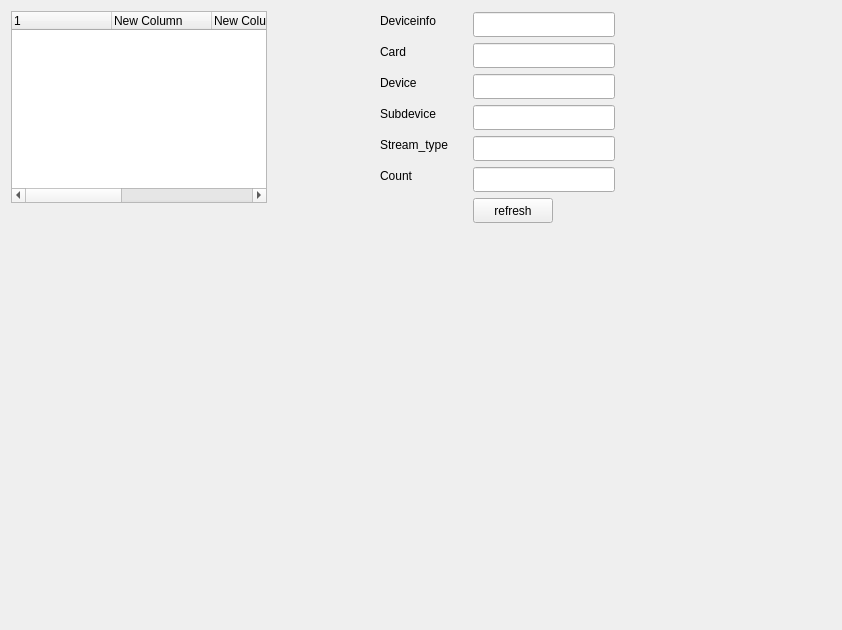
<?xml version="1.0" encoding="UTF-8"?>
<ui version="4.0">
 <class>PhoneInfoWidget</class>
 <widget class="QWidget" name="PhoneInfoWidget">
  <property name="geometry">
   <rect>
    <x>0</x>
    <y>0</y>
    <width>842</width>
    <height>630</height>
   </rect>
  </property>
  <property name="windowTitle">
   <string notr="true">Form</string>
  </property>
  <widget class="QTreeWidget" name="treeWidget">
   <property name="geometry">
    <rect>
     <x>11</x>
     <y>11</y>
     <width>256</width>
     <height>192</height>
    </rect>
   </property>
   <column>
    <property name="text">
     <string>1</string>
    </property>
   </column>
   <column>
    <property name="text">
     <string>New Column</string>
    </property>
   </column>
   <column>
    <property name="text">
     <string>New Column</string>
    </property>
   </column>
   <column>
    <property name="text">
     <string>New Column</string>
    </property>
   </column>
   <column>
    <property name="text">
     <string>New Column</string>
    </property>
   </column>
   <column>
    <property name="text">
     <string>New Column</string>
    </property>
   </column>
  </widget>
  <widget class="QLineEdit" name="lineEditCard">
   <property name="geometry">
    <rect>
     <x>473</x>
     <y>43</y>
     <width>142</width>
     <height>25</height>
    </rect>
   </property>
   <property name="text">
    <string notr="true"/>
   </property>
   <property name="readOnly">
    <bool>true</bool>
   </property>
  </widget>
  <widget class="QPushButton" name="pushButton">
   <property name="geometry">
    <rect>
     <x>473</x>
     <y>198</y>
     <width>80</width>
     <height>25</height>
    </rect>
   </property>
   <property name="text">
    <string>refresh</string>
   </property>
   <property name="icon">
    <iconset resource="../zasoby.qrc">
     <normaloff>:/icons/refresh.png</normaloff>:/icons/refresh.png</iconset>
   </property>
  </widget>
  <widget class="QLineEdit" name="lineEditDevice">
   <property name="geometry">
    <rect>
     <x>473</x>
     <y>74</y>
     <width>142</width>
     <height>25</height>
    </rect>
   </property>
   <property name="text">
    <string notr="true"/>
   </property>
   <property name="readOnly">
    <bool>true</bool>
   </property>
  </widget>
  <widget class="QLabel" name="labelSubdevice">
   <property name="geometry">
    <rect>
     <x>380</x>
     <y>105</y>
     <width>70</width>
     <height>17</height>
    </rect>
   </property>
   <property name="text">
    <string>Subdevice</string>
   </property>
  </widget>
  <widget class="QLabel" name="labelDevice">
   <property name="geometry">
    <rect>
     <x>380</x>
     <y>74</y>
     <width>46</width>
     <height>17</height>
    </rect>
   </property>
   <property name="text">
    <string>Device</string>
   </property>
  </widget>
  <widget class="QLabel" name="labelDeviceinfo">
   <property name="geometry">
    <rect>
     <x>380</x>
     <y>12</y>
     <width>73</width>
     <height>17</height>
    </rect>
   </property>
   <property name="text">
    <string>Deviceinfo</string>
   </property>
  </widget>
  <widget class="QLineEdit" name="lineEditSubdevice">
   <property name="geometry">
    <rect>
     <x>473</x>
     <y>105</y>
     <width>142</width>
     <height>25</height>
    </rect>
   </property>
   <property name="text">
    <string notr="true"/>
   </property>
   <property name="readOnly">
    <bool>true</bool>
   </property>
  </widget>
  <widget class="QLineEdit" name="lineEditStream_type">
   <property name="geometry">
    <rect>
     <x>473</x>
     <y>136</y>
     <width>142</width>
     <height>25</height>
    </rect>
   </property>
   <property name="text">
    <string notr="true"/>
   </property>
   <property name="readOnly">
    <bool>true</bool>
   </property>
  </widget>
  <widget class="QLineEdit" name="lineEditDeviceinfo">
   <property name="geometry">
    <rect>
     <x>473</x>
     <y>12</y>
     <width>142</width>
     <height>25</height>
    </rect>
   </property>
   <property name="text">
    <string notr="true"/>
   </property>
   <property name="readOnly">
    <bool>true</bool>
   </property>
  </widget>
  <widget class="QLabel" name="labelCard">
   <property name="geometry">
    <rect>
     <x>380</x>
     <y>43</y>
     <width>32</width>
     <height>17</height>
    </rect>
   </property>
   <property name="text">
    <string>Card</string>
   </property>
  </widget>
  <widget class="QLabel" name="labelCount">
   <property name="geometry">
    <rect>
     <x>380</x>
     <y>167</y>
     <width>42</width>
     <height>17</height>
    </rect>
   </property>
   <property name="sizePolicy">
    <sizepolicy hsizetype="Preferred" vsizetype="Preferred">
     <horstretch>0</horstretch>
     <verstretch>0</verstretch>
    </sizepolicy>
   </property>
   <property name="frameShape">
    <enum>QFrame::NoFrame</enum>
   </property>
   <property name="text">
    <string>Count</string>
   </property>
  </widget>
  <widget class="QLabel" name="labelStream_type">
   <property name="geometry">
    <rect>
     <x>380</x>
     <y>136</y>
     <width>87</width>
     <height>17</height>
    </rect>
   </property>
   <property name="text">
    <string>Stream_type</string>
   </property>
  </widget>
  <widget class="QLineEdit" name="lineEditCount">
   <property name="geometry">
    <rect>
     <x>473</x>
     <y>167</y>
     <width>142</width>
     <height>25</height>
    </rect>
   </property>
   <property name="text">
    <string notr="true"/>
   </property>
   <property name="readOnly">
    <bool>true</bool>
   </property>
  </widget>
 </widget>
 <resources>
  <include location="../zasoby.qrc"/>
 </resources>
 <connections/>
</ui>
